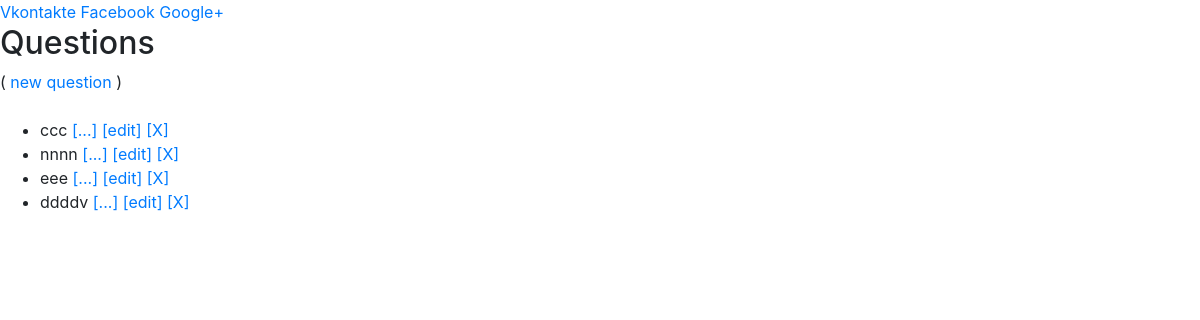
/editor/, run on an earlier commit of the app's database.
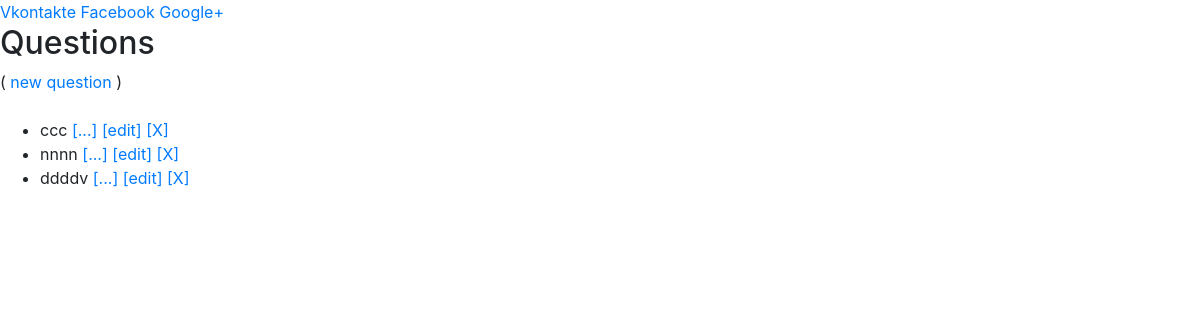
And on a later commit of the database.
### core/models.py (models this page shows)
class Question(models.Model):
    question = models.CharField(max_length=200)
    answer = models.CharField(max_length=200)
    a = models.CharField(max_length=200)
    b = models.CharField(max_length=200)
    c = models.CharField(max_length=200)
    created = models.DateTimeField('creation date', auto_now_add=True)
    author = models.ForeignKey(settings.AUTH_USER_MODEL, null=True, blank=True)

### editor/views.py (the view)
# urls.py: url(r'^', QuestionListView.as_view(), name='question_list'),
class QuestionListView(ListView):
    model = Question
    queryset = Question.objects.order_by('-created')
    template_name = 'editor/index.html'

### editor/templates/editor/index.html (shortened to what this page needs)
{% extends "editor/base.html" %}
{% block content %}
    <h2>Questions</h2> ( <a href="{% url 'editor:new_question' %}">new question</a>  )
    <br><br>
    <ul>
        {% for question in object_list %}
            <li>
             {{ question.question }}
              <a href="{% url 'editor:view_question' question.id %}">[...]</a>
              <a href="{% url 'editor:edit_question' question.id %}">[edit]</a>
              <a href="{% url 'editor:delete_question' question.id %}">[X]</a>
        {% endfor %}
    </ul>
{% endblock %}

### editor/templates/editor/base.html (shortened to what this page needs)
<!DOCTYPE html>
<html lang="en">
  <head>
    <link href="css/bootstrap.min.css" rel="stylesheet">
  </head>
  <body>
        {% if user.is_authenticated %}
        <div class="user-details">
          You are logged in as <code>{{ user.username }}</code>!
          <a class="btn btn-primary" href="{% url 'social:disconnect' "vk-oauth2" %}">Logout</a>
        </div>
      {% else %}
        <a href="{% url 'social:begin' "vk-oauth2" %}" class="vk sn-logo">Vkontakte</a>
        <a href="{% url 'social:begin' "facebook" %}" class="fb sn-logo">Facebook</a>
        <a href="{% url 'social:begin' "google-oauth2" %}" class="google sn-logo">Google+</a>
      {% endif %}
  {% block content %}
  {% endblock %}
  </body>
</html>

What changed in the data, as far as the page shows it:
removed Question: question "eee"
